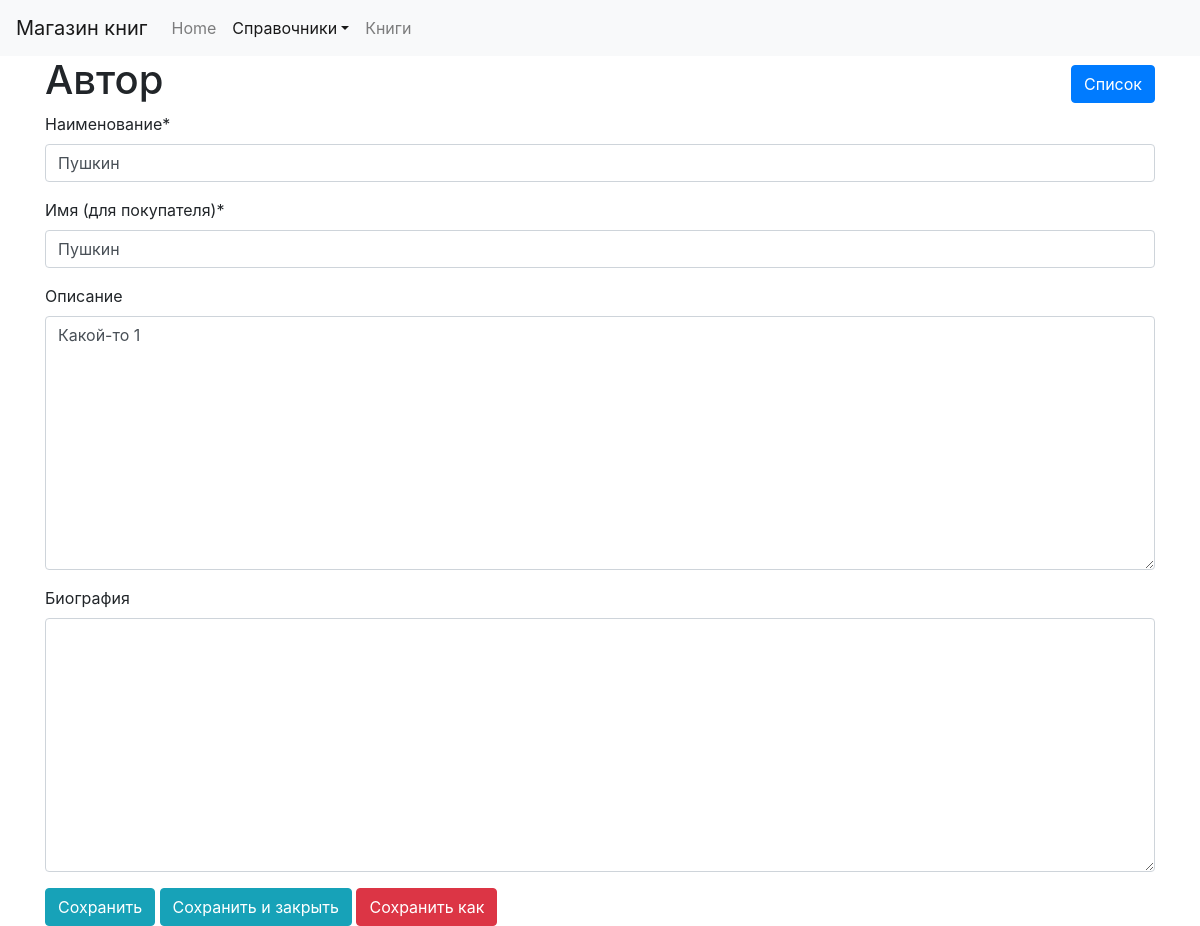
The page /ref/author/3/update/ on the database as committed earlier.
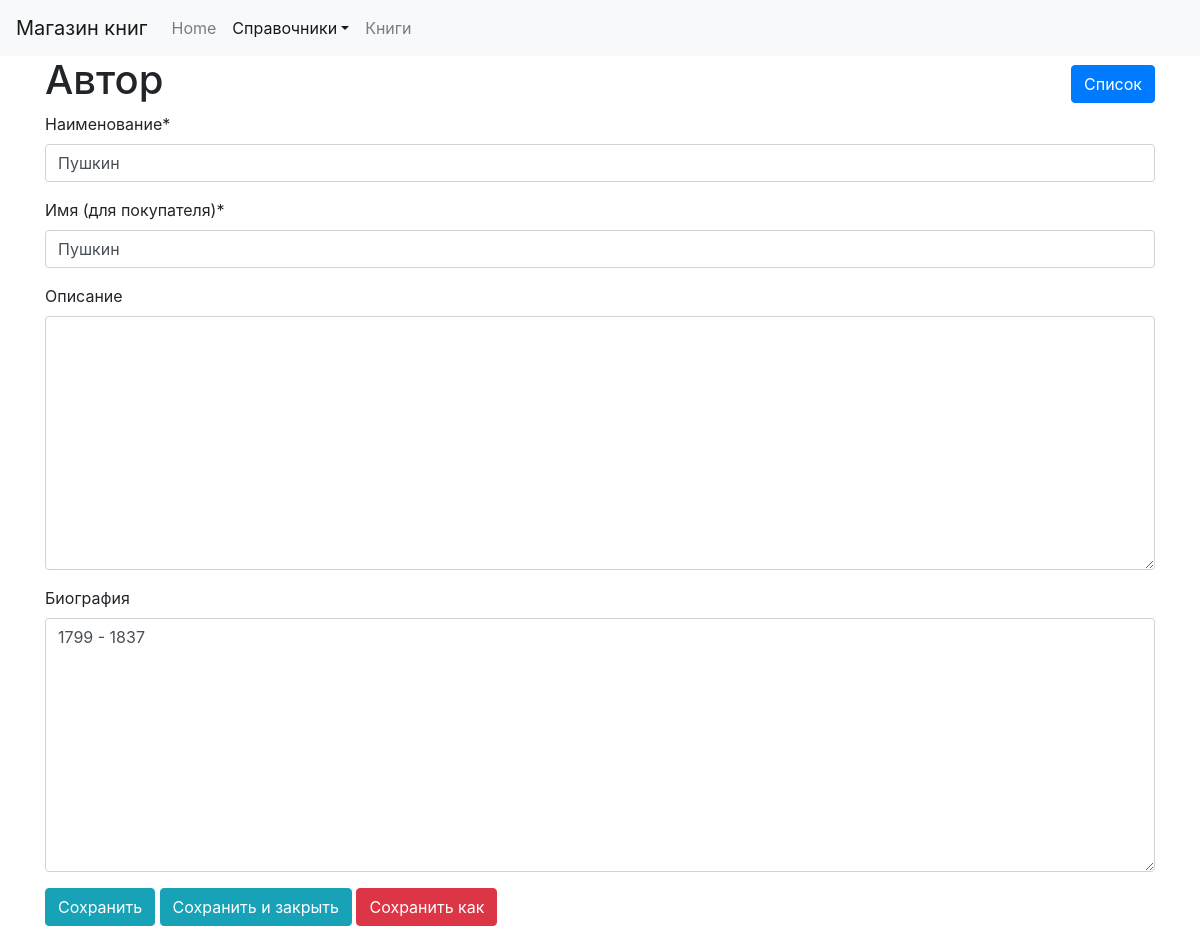
The same page on the database as committed later.
### dimensionsapp/models.py (models this page shows, shortened)
class Dimension(models.Model):
    name = models.CharField("Наименование", max_length=50, unique=True)
    description = models.TextField("Описание", blank=True, )
    class Meta:
        abstract = True
        ordering = ['name']

class Author(Dimension):
    biography = models.TextField("Биография", blank=True, )
    namePublic = models.CharField("Имя (для покупателя)", max_length=100)
    @classmethod
    def get_list_url(cls):
        return reverse_lazy('author_list')
    class Meta(Dimension.Meta):
        verbose_name = 'автор'
        verbose_name_plural = 'авторы'

### dimensionsapp/views.py (the view, shortened to what this page needs)
# urls.py: path('author/<int:pk>/update/', AuthorUpdateView.as_view(), name='author_update'),
class AuthorUpdateView(UpdateView):
    model = Author
    form_class = AuthorModel

### dimensionsapp/form.py
class AuthorModel(forms.ModelForm):
    class Meta:
        model = Author
        fields = ['name', 'namePublic', 'description', 'biography']

### dimensionsapp/templates/dimensionsapp/author_form.html (shortened to what this page needs)
{% extends 'dimension_create.html' %}
{% block maincaption %}Автор{% endblock %}
{% block saveas_url %}{% url 'author_create' %}{% endblock %}

### templates/dimension_create.html (shortened to what this page needs)
{% extends 'base.html' %}
{% load static %}
{% load crispy_forms_tags %}
{% block navbar %}
    {% include 'navbar.html' with active="dimension"%}
{% endblock %}
{% block body %}
    <div class="container">
        <div class="row align-items-center">
            <div class="col-auto">
               <h1>{% block maincaption %}Title{% endblock %}</h1>
            </div>
            <div class="col text-right">
                {% block list %}
                      <a href="{% block list_ankor %}{{ form.Meta.model.get_list_url }}{% endblock %}" class="btn btn-primary my-1" >Список</a>
                    {% endblock %}
            </div>
         </div>
        {% block dimension %}
          <form method="post" action="" {% block form_options %}{% endblock %}>
            {% block dimension_form %}
                {{ form|crispy }}
            {% endblock %}
            <button type="submit" name="save" class="btn btn-info">Сохранить</button>
            <button type="submit" name="save-and-close" class="btn btn-info"> Сохранить и закрыть</button>
            {% if object %}
              {% block saveas_button %}
                <button type="submit" name="save-as" formaction="{% block saveas_url %}{% url 'format_book_create' %}{% endblock %}" class="btn btn-danger">Сохранить как</button>
              {% endblock %}
            {% endif %}
          </form>
        {% endblock %}
    </div>
{% endblock %}

Rows that differ between the two databases and show on the page:
changed Author "Пушкин": description "Какой-то 1" → (not shown); biography (not shown) → "1799 - 1837"
